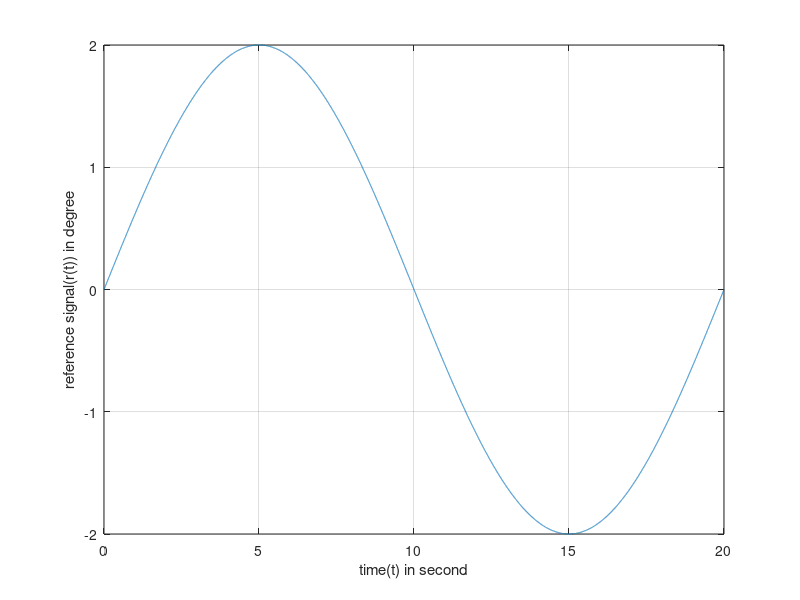
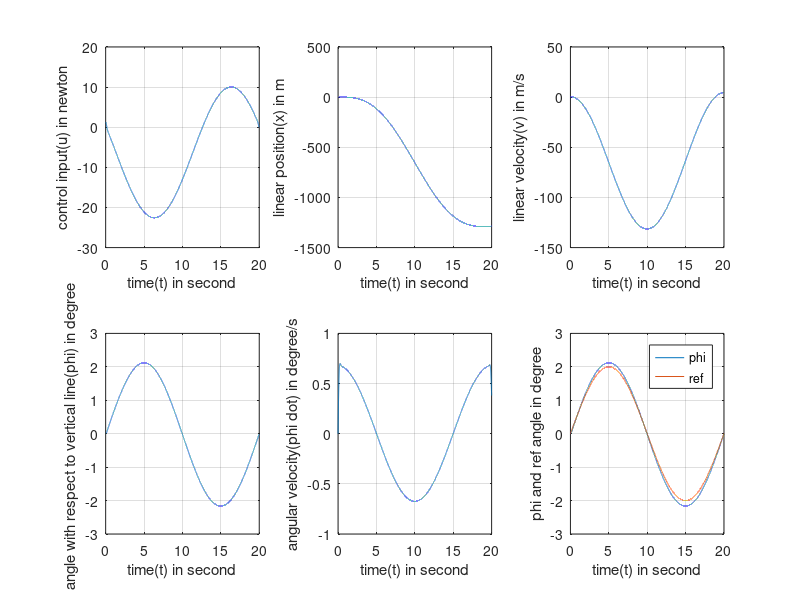
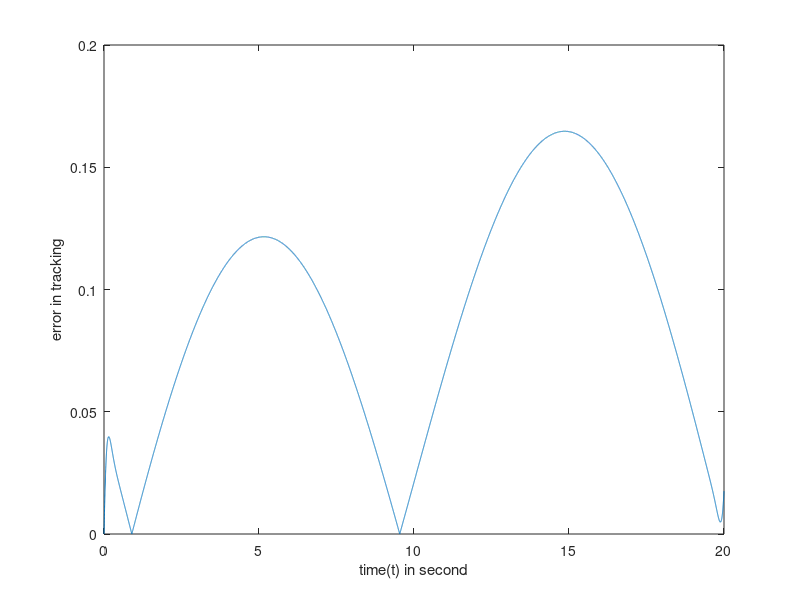

Recreate these plots in MATLAB, in order.
%% author: mrinmoy sarkar
% email: msarkar@aggies.ncat.edu

clear all;
%close all;

t0 = 0;
tf = 20;
dt = 0.001;
t = t0:dt:tf;

no_of_state = 4;
no_of_input = 1;



M = .5;
m = 0.2;
b = 0.1;
i = 0.006;
g = 9.8;
l = 0.3;

p = i*(M+m)+M*m*l^2; %denominator for the A and B matricies
A = [0      1              0           0;
     0 -(i+m*l^2)*b/p  (m^2*g*l^2)/p   0;
     0      0              0           1;
     0 -(m*l*b)/p       m*g*l*(M+m)/p  0];
B = [     0; 
     (i+m*l^2)/p;
          0;
        m*l/p];
C = [0 0 1 0];
x0 = [0 0 0 0]';
Q = 2700;
R = 1;
ptf = 0;



ref1 = zeros(length(t),1);
refdummy = 2*sin(2*pi*t/20);
ref1(:,1) = refdummy;
%ref1(1:2000,1)=0;
ref1 = flipud(ref1);
ref = (ref1(1,:))';



S = zeros(no_of_state,no_of_state);
nu = zeros(no_of_state,1);



all_nu = zeros(length(t),size(nu,1)*size(nu,2));
all_nu(1,:) = C'*ptf*ref;

all_s = zeros(length(t),size(S,1)*size(S,2));
stf = C'*ptf*C;
all_s(1,:) = stf(:);
all_k = zeros(length(t),no_of_state*no_of_input);
K = (R^(-1))*B'*stf;
all_k(1,:) = K(:);

for i=2:length(t)
    S0 = reshape(all_s(i-1,:),size(S));
    S = S0;
    S_dot = A'*S + S*A - S*B*(R^(-1))*B'*S + C'*Q*C;
    k1 = dt*S_dot;
    
    S = S0 + k1./2;
    S_dot = A'*S + S*A - S*B*(R^(-1))*B'*S + C'*Q*C;
    k2 = dt*S_dot;
    
    S = S0 + k2./2;
    S_dot = A'*S + S*A - S*B*(R^(-1))*B'*S + C'*Q*C;
    k3 = dt*S_dot;
    
    S = S0 + k3;
    S_dot = A'*S + S*A - S*B*(R^(-1))*B'*S + C'*Q*C;
    k4 = dt*S_dot;
    
    S = S0 + k1./6 + k2./3 + k3./3 + k4./6;
    
    all_s(i,:) = S(:);
    
    K = (R^(-1))*B'*S;
    all_k(i,:) = K(:);
    
    nu0 = reshape(all_nu(i-1,:),size(nu));
    nu = nu0;
    ref = (ref1(i,:))';
    nu_dot = (A-B*K)'*nu + C'*Q*ref;
    k1 = dt*nu_dot;
    
    nu = nu0 + k1./2;
    nu_dot = (A-B*K)'*nu + C'*Q*ref;
    k2 = dt*nu_dot;
    
    nu = nu0 + k2./2;
    nu_dot = (A-B*K)'*nu + C'*Q*ref;
    k3 = dt*nu_dot;
    
    nu = nu0 + k3;
    nu_dot = (A-B*K)'*nu + C'*Q*ref;
    k4 = dt*nu_dot;
    
    nu = nu0 + k1./6 + k2./3 + k3./3 + k4./6;
    
    all_nu(i,:) = nu(:);
end

all_k = flipud(all_k);
all_nu = flipud(all_nu);
all_s = flipud(all_s);
ref1 = flipud(ref1);

u = zeros(length(t), no_of_input);
x = zeros(length(t), no_of_state);
x(1,:) = x0';
F = 1.1;%pinv(C*pinv(-A+B*(reshape(all_k(1,:),size(K))))*B);
u(1,:) = -(reshape(all_k(1,:),size(K)))*(x(1,:))' + F*(R^(-1))*B'*reshape(all_nu(1,:),size(nu));
for i=2:length(t)
    
    xx0 = (reshape(x(i-1,:),size(x0)));
    xx = xx0;
    xx_dot = A*xx + B*(u(i-1,:)');
    k1 = dt*xx_dot;
    
    xx = xx0 + k1./2;
    xx_dot = A*xx + B*(u(i-1,:)');
    k2 = dt*xx_dot;
    
    xx = xx0 + k2./2;
    xx_dot = A*xx + B*(u(i-1,:)');
    k3 = dt*xx_dot;
    
    xx = xx0 + k3;
    xx_dot = A*xx + B*(u(i-1,:)');
    k4 = dt*xx_dot;
    
    xx = xx0 + k1./6 + k2./3 + k3./3 + k4./6;
    
    x(i,:) = xx(:);
    %F = pinv(C*pinv(-A+B*(reshape(all_k(i,:),size(K))))*B);
    u(i,:) = -(reshape(all_k(i,:),size(K)))*(x(i,:))' + F*(R^(-1))*B'*reshape(all_nu(i,:),size(nu));
end
figure(1)
plot(t,ref1)
xlabel('time(t) in second')
ylabel('reference signal(r(t)) in degree')
grid on
figure(2)
clf
subplot(231)
plot(t,u)
xlabel('time(t) in second')
ylabel('control input(u) in newton')
grid on
subplot(232)
plot(t,x(:,1))
xlabel('time(t) in second')
ylabel('linear position(x) in m')
grid on
subplot(233)
plot(t,x(:,2))
xlabel('time(t) in second')
ylabel('linear velocity(v) in m/s')
grid on
subplot(234)
plot(t,x(:,3))
xlabel('time(t) in second')
ylabel('angle with respect to vertical line(phi) in degree ')
grid on
subplot(235)
plot(t,x(:,4))
xlabel('time(t) in second')
ylabel('angular velocity(phi dot) in degree/s')
grid on
subplot(236)
plot(t,x(:,3))
xlabel('time(t) in second')
ylabel('phi and ref angle in degree')
hold on
plot(t,ref1)
legend('phi','ref')
grid on
figure(3)
plot(t, abs(x(:,3)'-ref1'))
xlabel('time(t) in second')
ylabel('error in tracking')